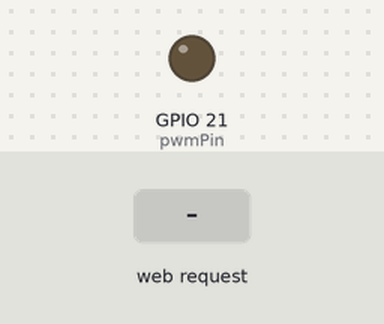
This sketch was run on a simulated ESP32-C6. Shown: output pins drawn as LEDs (lit = HIGH). The test bench sets the inputs (shaded band). WiFi joins after 1.5 s; servers stay silent unless stated; what the sketch prints to the serial monitor is not drawn.

Above: at 2.7 s.
2.8 s: HTTP request GET /?Freq=120 received
At 2.95 s:
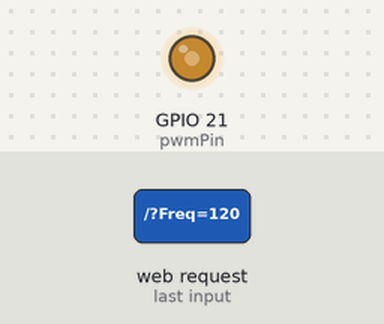
Timing chart, 0 to 11.8 s (numbered marks = the images above; inputs shaded):
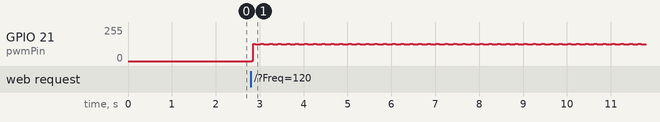

Measured:
- by itself, GPIO 21 (pwmPin): moves between 2/255 and 130/255, repeating every 0.20 s

The sketch:

ESP32-C6_Sinus_Generator.ino
```cpp
#include <WiFi.h>
#include <WebServer.h>
#include <math.h>

// ================= WiFi =================
const char* ssid     = "ASUS_98_2G";
const char* password = "LiDoDa#959285$";

// ================= Globals =================
volatile float signalPhase = 0.0f;   // 0–360 deg
volatile float frequency   = 100.0f; // Hz

esp_timer_handle_t sinus_timer;
portMUX_TYPE timerMux = portMUX_INITIALIZER_UNLOCKED;

// ================= PWM =================
const int pwmPin        = 21;   // GPIO 21
const int pwmResolution = 10;   // 0–1023

WebServer server(80);

unsigned long lastPrint = 0;

// ================= HTML =================
const char HTML_PAGE[] PROGMEM = R"rawliteral(
<!DOCTYPE html>
<html>
<head>
  <title>Sinus generator</title>
</head>
<body>
  <h2>Sinus generator</h2>

  <label>IP Address:</label>
  <input type="text" id="ip" value="%IP%"><br><br>

  <label>frequency (Hz):</label>
  <input type="text" id="freq" value="%FR%"><br><br>

  <button onclick="location.href='/?Freq=100'">100 Hz</button>

  <button onclick="
    let f = parseFloat(document.getElementById('freq').value) * 1.41;
    document.getElementById('freq').value = f.toFixed(2);
    location.href='/?Freq=' + f;
  ">*1.41</button>

  <button onclick="
    let f = parseFloat(document.getElementById('freq').value) / 1.41;
    document.getElementById('freq').value = f.toFixed(2);
    location.href='/?Freq=' + f;
  ">/1.41</button>

</body>
</html>
)rawliteral";

// ================= Timer ISR =================
void sinusTimerCallback(void *arg)
{
  portENTER_CRITICAL(&timerMux);

  signalPhase += (360.0f * frequency * 0.0001f);
  if (signalPhase >= 360.0f) signalPhase -= 360.0f;

  float rad = signalPhase * PI / 180.0f;
  float s   = (sinf(rad) + 1.0f) * 0.5f;
  int pwmVal = (int)(s * 1023.0f);

  ledcWrite(pwmPin, pwmVal);

  portEXIT_CRITICAL(&timerMux);
}

void handleRoot() {
  if (server.hasArg("Freq")) {
    float f = server.arg("Freq").toFloat();
    if (f > 0.0f) {
      portENTER_CRITICAL(&timerMux);
      frequency = f;
      portEXIT_CRITICAL(&timerMux);
    }
  }
  String page = HTML_PAGE;
  page.replace("%IP%", WiFi.localIP().toString());
  page.replace("%FR%", String(frequency, 2));
  server.send(200, "text/html", page);
  Serial.print("Connect:");
  Serial.println(WiFi.localIP().toString());
}

void setup() {
  Serial.begin(115200);

  // Initial values
  signalPhase = 0.0f;
  frequency   = 10.0f;

  // ================= WiFi =================
  WiFi.begin(ssid, password);
  Serial.print("Connecting to WiFi");
  while (WiFi.status() != WL_CONNECTED) {
    delay(500);
    Serial.print(".");
  }
  Serial.println();
  Serial.print("Connected. IP: ");
  Serial.println(WiFi.localIP());

  // ================= PWM =================
  ledcAttach(pwmPin, 5000, pwmResolution);
  ledcWrite(pwmPin, 0);

  // ================= Timer =================
/**/
  esp_timer_create_args_t timer_args = {
    .callback = &sinusTimerCallback,
    .arg = NULL,
    .dispatch_method = ESP_TIMER_TASK,
    .name = "sinus_timer"
  };

  esp_timer_create(&timer_args, &sinus_timer);
  esp_timer_start_periodic(sinus_timer, 100); // 100 us


  // ================= Web Server =================
  server.on("/", handleRoot);

  server.begin();
}

void loop() {
  // Handle HTTP clients
  server.handleClient();

  // Print status every second
  unsigned long now = millis();
  if (now - lastPrint >= 1000) {
    lastPrint = now;

    float ph, fr;
    portENTER_CRITICAL(&timerMux);
    ph = signalPhase;
    fr = frequency;
    portEXIT_CRITICAL(&timerMux);

    Serial.print("signalPhase: ");
    Serial.print(ph);
    Serial.print(" deg | frequency: ");
    Serial.print(fr);
    Serial.println(" Hz");
  }
}
```
